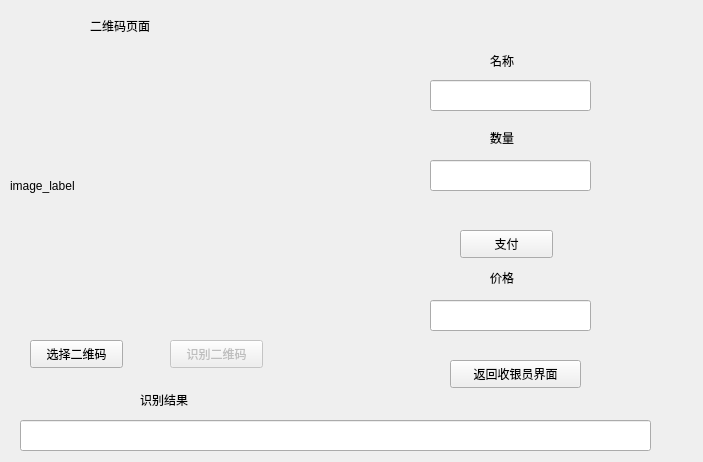
<?xml version="1.0" encoding="UTF-8"?>
<ui version="4.0">
 <class>image</class>
 <widget class="QWidget" name="image">
  <property name="geometry">
   <rect>
    <x>0</x>
    <y>0</y>
    <width>703</width>
    <height>462</height>
   </rect>
  </property>
  <property name="windowTitle">
   <string>Form</string>
  </property>
  <widget class="QLabel" name="label">
   <property name="geometry">
    <rect>
     <x>90</x>
     <y>10</y>
     <width>91</width>
     <height>31</height>
    </rect>
   </property>
   <property name="text">
    <string>二维码页面</string>
   </property>
  </widget>
  <widget class="QPushButton" name="select_button">
   <property name="geometry">
    <rect>
     <x>30</x>
     <y>340</y>
     <width>93</width>
     <height>28</height>
    </rect>
   </property>
   <property name="text">
    <string>选择二维码</string>
   </property>
  </widget>
  <widget class="QLineEdit" name="resultEdit">
   <property name="geometry">
    <rect>
     <x>20</x>
     <y>420</y>
     <width>631</width>
     <height>31</height>
    </rect>
   </property>
  </widget>
  <widget class="QLabel" name="label_2">
   <property name="geometry">
    <rect>
     <x>140</x>
     <y>390</y>
     <width>61</width>
     <height>20</height>
    </rect>
   </property>
   <property name="text">
    <string>识别结果</string>
   </property>
  </widget>
  <widget class="QLineEdit" name="nameEdit">
   <property name="geometry">
    <rect>
     <x>430</x>
     <y>80</y>
     <width>161</width>
     <height>31</height>
    </rect>
   </property>
  </widget>
  <widget class="QLabel" name="label_3">
   <property name="geometry">
    <rect>
     <x>490</x>
     <y>50</y>
     <width>121</width>
     <height>21</height>
    </rect>
   </property>
   <property name="text">
    <string>名称</string>
   </property>
  </widget>
  <widget class="QLabel" name="label_4">
   <property name="geometry">
    <rect>
     <x>490</x>
     <y>130</y>
     <width>68</width>
     <height>15</height>
    </rect>
   </property>
   <property name="text">
    <string>数量</string>
   </property>
  </widget>
  <widget class="QLineEdit" name="numEdit">
   <property name="geometry">
    <rect>
     <x>430</x>
     <y>160</y>
     <width>161</width>
     <height>31</height>
    </rect>
   </property>
  </widget>
  <widget class="QPushButton" name="pay_button">
   <property name="geometry">
    <rect>
     <x>460</x>
     <y>230</y>
     <width>93</width>
     <height>28</height>
    </rect>
   </property>
   <property name="text">
    <string>支付</string>
   </property>
  </widget>
  <widget class="QLabel" name="label_5">
   <property name="geometry">
    <rect>
     <x>490</x>
     <y>270</y>
     <width>68</width>
     <height>15</height>
    </rect>
   </property>
   <property name="text">
    <string>价格</string>
   </property>
  </widget>
  <widget class="QLineEdit" name="priceEdit">
   <property name="geometry">
    <rect>
     <x>430</x>
     <y>300</y>
     <width>161</width>
     <height>31</height>
    </rect>
   </property>
  </widget>
  <widget class="QPushButton" name="reg_button">
   <property name="enabled">
    <bool>false</bool>
   </property>
   <property name="geometry">
    <rect>
     <x>170</x>
     <y>340</y>
     <width>93</width>
     <height>28</height>
    </rect>
   </property>
   <property name="text">
    <string>识别二维码</string>
   </property>
  </widget>
  <widget class="QPushButton" name="pushButton">
   <property name="geometry">
    <rect>
     <x>450</x>
     <y>360</y>
     <width>131</width>
     <height>28</height>
    </rect>
   </property>
   <property name="text">
    <string>返回收银员界面</string>
   </property>
  </widget>
  <widget class="QLabel" name="image_label">
   <property name="geometry">
    <rect>
     <x>10</x>
     <y>50</y>
     <width>321</width>
     <height>271</height>
    </rect>
   </property>
   <property name="text">
    <string>image_label</string>
   </property>
  </widget>
 </widget>
 <resources/>
 <connections/>
</ui>
